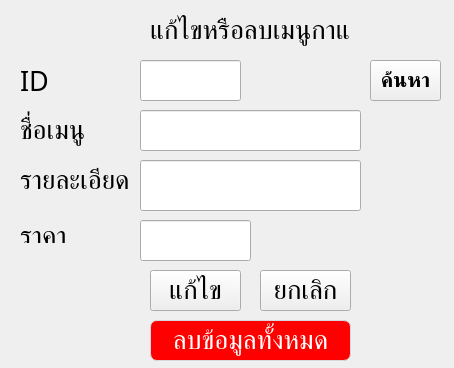
<?xml version="1.0" encoding="UTF-8"?>
<ui version="4.0">
 <class>edit</class>
 <widget class="QWidget" name="edit">
  <property name="geometry">
   <rect>
    <x>0</x>
    <y>0</y>
    <width>454</width>
    <height>368</height>
   </rect>
  </property>
  <property name="font">
   <font>
    <family>RSU</family>
   </font>
  </property>
  <property name="windowTitle">
   <string>Form</string>
  </property>
  <widget class="QLabel" name="label">
   <property name="geometry">
    <rect>
     <x>150</x>
     <y>10</y>
     <width>201</width>
     <height>41</height>
    </rect>
   </property>
   <property name="font">
    <font>
     <pointsize>20</pointsize>
    </font>
   </property>
   <property name="text">
    <string>แก้ไขหรือลบเมนูกาแฟ</string>
   </property>
  </widget>
  <widget class="QPushButton" name="editButton">
   <property name="geometry">
    <rect>
     <x>150</x>
     <y>270</y>
     <width>91</width>
     <height>41</height>
    </rect>
   </property>
   <property name="font">
    <font>
     <pointsize>20</pointsize>
    </font>
   </property>
   <property name="cursor">
    <cursorShape>PointingHandCursor</cursorShape>
   </property>
   <property name="text">
    <string>แก้ไข</string>
   </property>
   <property name="checkable">
    <bool>true</bool>
   </property>
  </widget>
  <widget class="QLabel" name="label_2">
   <property name="geometry">
    <rect>
     <x>20</x>
     <y>70</y>
     <width>51</width>
     <height>21</height>
    </rect>
   </property>
   <property name="font">
    <font>
     <pointsize>20</pointsize>
    </font>
   </property>
   <property name="text">
    <string>ID</string>
   </property>
  </widget>
  <widget class="QLabel" name="label_3">
   <property name="geometry">
    <rect>
     <x>20</x>
     <y>110</y>
     <width>71</width>
     <height>41</height>
    </rect>
   </property>
   <property name="font">
    <font>
     <pointsize>20</pointsize>
    </font>
   </property>
   <property name="text">
    <string>ชื่อเมนู</string>
   </property>
  </widget>
  <widget class="QLabel" name="label_4">
   <property name="geometry">
    <rect>
     <x>20</x>
     <y>160</y>
     <width>111</width>
     <height>41</height>
    </rect>
   </property>
   <property name="font">
    <font>
     <pointsize>20</pointsize>
    </font>
   </property>
   <property name="text">
    <string>รายละเอียด</string>
   </property>
  </widget>
  <widget class="QLabel" name="label_5">
   <property name="geometry">
    <rect>
     <x>20</x>
     <y>230</y>
     <width>47</width>
     <height>13</height>
    </rect>
   </property>
   <property name="font">
    <font>
     <pointsize>20</pointsize>
    </font>
   </property>
   <property name="text">
    <string>ราคา</string>
   </property>
  </widget>
  <widget class="QPushButton" name="cancleButton">
   <property name="geometry">
    <rect>
     <x>260</x>
     <y>270</y>
     <width>91</width>
     <height>41</height>
    </rect>
   </property>
   <property name="font">
    <font>
     <pointsize>20</pointsize>
    </font>
   </property>
   <property name="cursor">
    <cursorShape>PointingHandCursor</cursorShape>
   </property>
   <property name="text">
    <string>ยกเลิก</string>
   </property>
   <property name="checkable">
    <bool>true</bool>
   </property>
  </widget>
  <widget class="QPushButton" name="FecthButton">
   <property name="geometry">
    <rect>
     <x>370</x>
     <y>60</y>
     <width>71</width>
     <height>41</height>
    </rect>
   </property>
   <property name="font">
    <font>
     <pointsize>16</pointsize>
     <weight>75</weight>
     <bold>true</bold>
    </font>
   </property>
   <property name="text">
    <string>ค้นหา</string>
   </property>
  </widget>
  <widget class="QPushButton" name="deletedataButton">
   <property name="geometry">
    <rect>
     <x>150</x>
     <y>320</y>
     <width>201</width>
     <height>41</height>
    </rect>
   </property>
   <property name="font">
    <font>
     <family>RSU</family>
     <pointsize>20</pointsize>
    </font>
   </property>
   <property name="cursor">
    <cursorShape>PointingHandCursor</cursorShape>
   </property>
   <property name="focusPolicy">
    <enum>Qt::StrongFocus</enum>
   </property>
   <property name="autoFillBackground">
    <bool>false</bool>
   </property>
   <property name="styleSheet">
    <string notr="true">background-color: rgb(255, 0, 0);
color: rgb(255, 255, 255);
border-radius: 7px;
border: 1px solid #D5D8DC;</string>
   </property>
   <property name="text">
    <string>ลบข้อมูลทั้งหมด</string>
   </property>
   <property name="checkable">
    <bool>true</bool>
   </property>
  </widget>
  <widget class="QLineEdit" name="idcoffeetext">
   <property name="geometry">
    <rect>
     <x>140</x>
     <y>60</y>
     <width>101</width>
     <height>41</height>
    </rect>
   </property>
   <property name="font">
    <font>
     <pointsize>12</pointsize>
    </font>
   </property>
  </widget>
  <widget class="QLineEdit" name="menucoffeetext">
   <property name="geometry">
    <rect>
     <x>140</x>
     <y>110</y>
     <width>221</width>
     <height>41</height>
    </rect>
   </property>
   <property name="font">
    <font>
     <pointsize>12</pointsize>
    </font>
   </property>
  </widget>
  <widget class="QLineEdit" name="descriptiontext">
   <property name="geometry">
    <rect>
     <x>140</x>
     <y>160</y>
     <width>221</width>
     <height>51</height>
    </rect>
   </property>
   <property name="font">
    <font>
     <pointsize>12</pointsize>
    </font>
   </property>
  </widget>
  <widget class="QLineEdit" name="pricetext">
   <property name="geometry">
    <rect>
     <x>140</x>
     <y>220</y>
     <width>111</width>
     <height>41</height>
    </rect>
   </property>
   <property name="font">
    <font>
     <pointsize>12</pointsize>
    </font>
   </property>
  </widget>
 </widget>
 <resources/>
 <connections/>
</ui>
